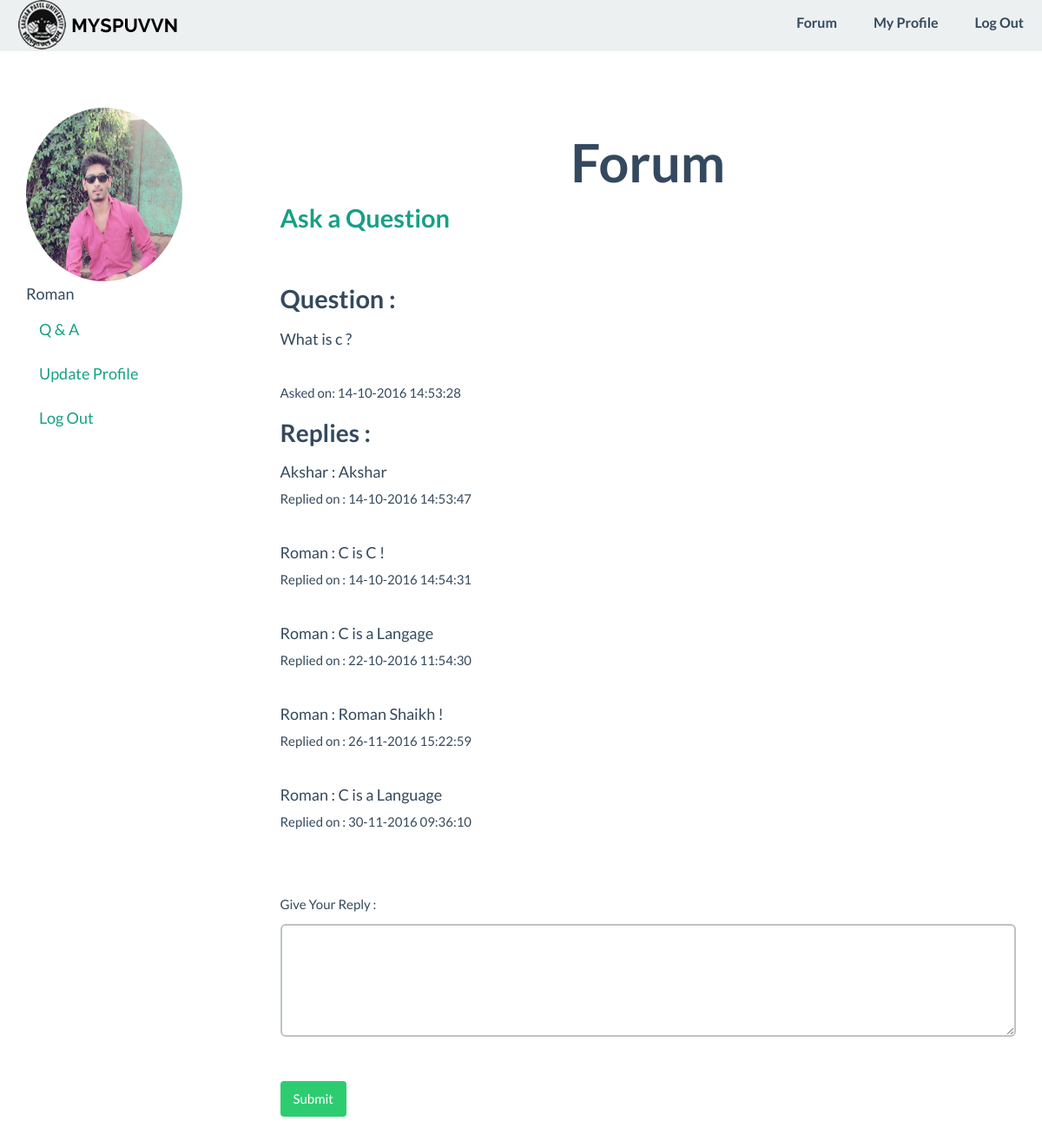
The app's page /q_reply.php?id=22 (signed in) with its own data.
### tables this page shows
CREATE TABLE IF NOT EXISTS `users` (
  `uid` int(25) NOT NULL AUTO_INCREMENT,
  `username` varchar(25) NOT NULL,
  `password` varchar(20) NOT NULL,
  `email` varchar(50) NOT NULL,
  `phonenumber` varchar(10) NOT NULL,
  `photo` varchar(200) NOT NULL,
  `course` varchar(50) NOT NULL,
  `sem` varchar(20) NOT NULL,
  PRIMARY KEY (`uid`),
  UNIQUE KEY `username` (`username`)
);

CREATE TABLE IF NOT EXISTS `question` (
  `q_id` int(100) NOT NULL AUTO_INCREMENT,
  `qname` varchar(200) NOT NULL,
  `q_creater` varchar(10) NOT NULL,
  `time` datetime(6) NOT NULL,
  `subject` varchar(50) NOT NULL,
  `topic` varchar(100) NOT NULL,
  `course` varchar(10) NOT NULL,
  `sem` varchar(10) NOT NULL,
  PRIMARY KEY (`q_id`)
);

CREATE TABLE IF NOT EXISTS `que_22` (
  `r_id` int(50) NOT NULL AUTO_INCREMENT,
  `replier` varchar(20) DEFAULT NULL,
  `reply` varchar(200) DEFAULT NULL,
  `time` datetime(6) DEFAULT NULL,
  PRIMARY KEY (`r_id`)
);

### q_reply.php (the view, shortened to what this page needs)
<html>
	<head>
		<link rel="stylesheet" type="text/css" href="css/bootstrap.min.css"/>
		<link rel="stylesheet" type="text/css" href="css/flat-ui.min.css"/>
		<link rel="stylesheet" type="text/css" href="css/style.css"/>
	</head>
<body background="images/bg1.jpg">
		<?php include("menu_header_logged.php");?>
<br>
<br>
<br>
<br>
<div class="container">
    <div class="row profile">
		<div class="col-md-3">
			<div class="profile-sidebar">
				<div class="profile-userpic">
				<img src="<?php include("connection/connect.php");
					$qry = "select photo,sem,course from users where username='$_SESSION[user_logged]'";
					$ex_qry = mysqli_query($conn, $qry);
					$row = mysqli_fetch_array($ex_qry);
					$sem=$row[1];
					$course=$row[2];
					echo $row[0];?>" class="img-circle"  height="200" width="180">
				</div>
				<div class="profile-usertitle">
					<div class="profile-usertitle-name">
						<?php echo $_SESSION['user_logged'];  ?>
					</div>
				</div>
				<div class="profile-usermenu">
					<ul class="nav">
						<li class="active">
							<a href="">
							Q & A </a>
						</li>
                        <li>
							<a href="profile_update.php">
							Update Profile </a>
						</li>
						<li>
							<a href="logout.php">
							Log Out </a>
						</li>
					</ul>
				</div>
			</div>
		</div>
		<div class="col-md-9">
            <div class="profile-content">
			   <center><h1>Forum </h1></center>
               <h4><a href="q_create.php">Ask a Question</a></h4><br />
             <?php $id=$_GET['id'];
			   		$x="select count(q_id) as total from question where q_id='$id' and sem='$sem' and course='$course';";
					$resultx=mysqli_query($conn,$x);
					$row=mysqli_fetch_assoc($resultx);
					if($row['total']==1)
					{?>
               <h4>Question :</h4>
               <form name="f1" action="q_reply_backend.php" method="post" >
              <?php
						include("connection/connect.php");
						$q="select qname,time from question where q_id = '$id';";
						$result=mysqli_query($conn,$q);
						$row=mysqli_fetch_assoc($result);
						echo $row['qname'];?><br /><br /><small>Asked on:
						<?php
							$time=$row['time'];
							$phpdate = strtotime( $time );
							$time = date( 'd-m-Y H:i:s', $phpdate );
							echo  $time;?></small>
					<h5>Replies :</h5>
				   <?php
						$tab="que"."_".$id;
						$q="select r_id,replier,reply,time from $tab;";
						$result=mysqli_query($conn,$q);
						if(mysqli_affected_rows($conn)>0)
						{
							while($row=mysqli_fetch_assoc($result))
							{
								echo $row['replier'];?>  :
								<?php
									echo $row['reply'];?><br /><small>Replied on :
									<?php
									$time=$row['time'];
									$phpdate = strtotime( $time );
									$time = date( 'd-m-Y H:i:s', $phpdate );
									echo  $time;?><br></small><br><?php
							}
						}
						else
						{
							echo "No Replies Given,Be the First to Reply !";?><br><?php
						}
				   ?><br />
					<div class="form-group">
						<label for="comment">Give Your Reply :</label>
						<textarea class="form-control" rows="5" id="repli" name="repli" required ></textarea>
					</div>
					<br />
					<button class="btn btn-success" name="submit" value="submit">Submit</button><br /><br />
				   </form>
			   <?php }
			   else
			   {
			   		?><h4>No Such Questions</h4>
                <?php } ?>
               </div>
            </div>
		</div>
	</div>
</body>
</html>

### menu_header_logged.php (shortened to what this page needs)
<nav class="navbar navbar-default navbar-fixed-top" id="menu_op">
	<div class="container-fluid">
		<div class="navbar-header">
			<img src="images/logo.png" class="img img-responsive"/>
		</div>
		<div class="collapse navbar-collapse" id="myBar">
			<ul class="nav navbar-nav navbar-right">
				<li><a href="forum.php">Forum</a></li>
				<li><a href="profile.php">My Profile</a></li>
				<li><a href="logout.php">Log Out</a></li>
			</ul>
		</div>
	</div>
</nav>

### records on screen
users: photo (picture)
question: qname "What is c ?", time "14-10-2016 14:53:28"
que_22: replier "Akshar", reply "Akshar", time "14-10-2016 14:53:47"
que_22: replier "Roman", reply "C is C !", time "14-10-2016 14:54:31"
que_22: replier "Roman", reply "C is a Langage", time "22-10-2016 11:54:30"
que_22: replier "Roman", reply "Roman Shaikh !", time "26-11-2016 15:22:59"
que_22: replier "Roman", reply "C is a Language", time "30-11-2016 09:36:10"

### other values on screen
$_SESSION['user_logged'] "Roman"
